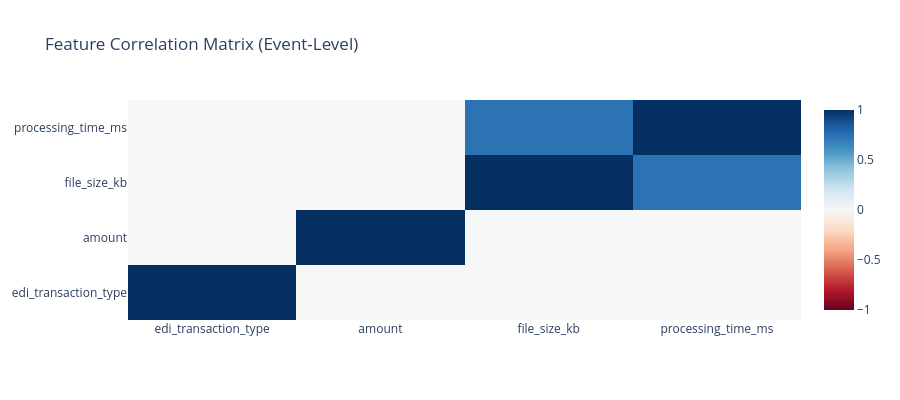

The notebook cell this image was saved under:
### Markdown cell above
## 1c.8 Correlation Matrix Analysis

**📊 Understanding Feature Relationships:**

This section shows feature-feature relationships in two complementary ways:
- **Correlation Matrix**: Numerical summary (r values)
- **Scatter Matrix**: Visual relationships with cohort overlay

| Correlation | Interpretation | Action |
|-------------|----------------|--------|
| `\|r\|` > 0.9 | Near-duplicate features | Remove one |
| `\|r\|` > 0.7 | Strong relationship | Consider combining |
| `\|r\|` < 0.3 | Weak/no relationship | Independent features |

### Code cell
# Correlation matrix for numeric event attributes
# Define analysis columns - exclude entity, time, target, and temporal metadata
numeric_event_cols = [c for c in df.select_dtypes(include=[np.number]).columns
                      if c not in [ENTITY_COLUMN, TIME_COLUMN, TARGET_COLUMN]
                      and c not in TEMPORAL_METADATA_COLS
                      and 'target' not in c.lower()]

excluded_cols = [c for c in df.select_dtypes(include=[np.number]).columns if c not in numeric_event_cols]

print(f"Correlation Analysis (event-level, n={len(df):,})")
print(f"  Included ({len(numeric_event_cols)}): {numeric_event_cols}")
print(f"  Excluded ({len(excluded_cols)}): {excluded_cols}")

if len(numeric_event_cols) >= 2:
    corr_matrix = df[numeric_event_cols].corr()
    fig = charts.heatmap(
        corr_matrix.to_numpy(), x_labels=numeric_event_cols, y_labels=numeric_event_cols,
        title="Feature Correlation Matrix (Event-Level)"
    )
    display_figure(fig)

    # High correlation pairs
    high_corr = []
    for i in range(len(numeric_event_cols)):
        for j in range(i+1, len(numeric_event_cols)):
            corr_val = corr_matrix.iloc[i, j]
            if abs(corr_val) > 0.7:
                high_corr.append((numeric_event_cols[i], numeric_event_cols[j], corr_val))

    if high_corr:
        print("\n⚠️ Highly correlated pairs (|r| > 0.7):")
        for c1, c2, r in sorted(high_corr, key=lambda x: abs(x[2]), reverse=True)[:5]:
            print(f"   {c1} ↔ {c2}: r={r:.2f}")

### Figure 1 — Plotly figure (JSON) as saved in the notebook; plotly's stock layout.template omitted (floating-point values rounded to 4 significant figures)
{"data": [{"colorscale": [[0.0, "rgb(103,0,31)"], [0.1, "rgb(178,24,43)"], [0.2, "rgb(214,96,77)"], [0.3, "rgb(244,165,130)"], [0.4, "rgb(253,219,199)"], [0.5, "rgb(247,247,247)"], [0.6, "rgb(209,229,240)"], [0.7, "rgb(146,197,222)"], [0.8, "rgb(67,147,195)"], [0.9, "rgb(33,102,172)"], [1.0, "rgb(5,48,97)"]], "type": "heatmap", "x": ["edi_transaction_type", "amount", "file_size_kb", "processing_time_ms"], "y": ["edi_transaction_type", "amount", "file_size_kb", "processing_time_ms"], "z": [[1.0, -0.0005992, 0.00174, 0.001951], [-0.0005992, 1.0, 0.008557, 0.002832], [0.00174, 0.008557, 1.0, 0.7441], [0.001951, 0.002832, 0.7441, 1.0]], "zmid": 0}], "layout": {"height": 400, "title": {"text": "Feature Correlation Matrix (Event-Level)"}}}
